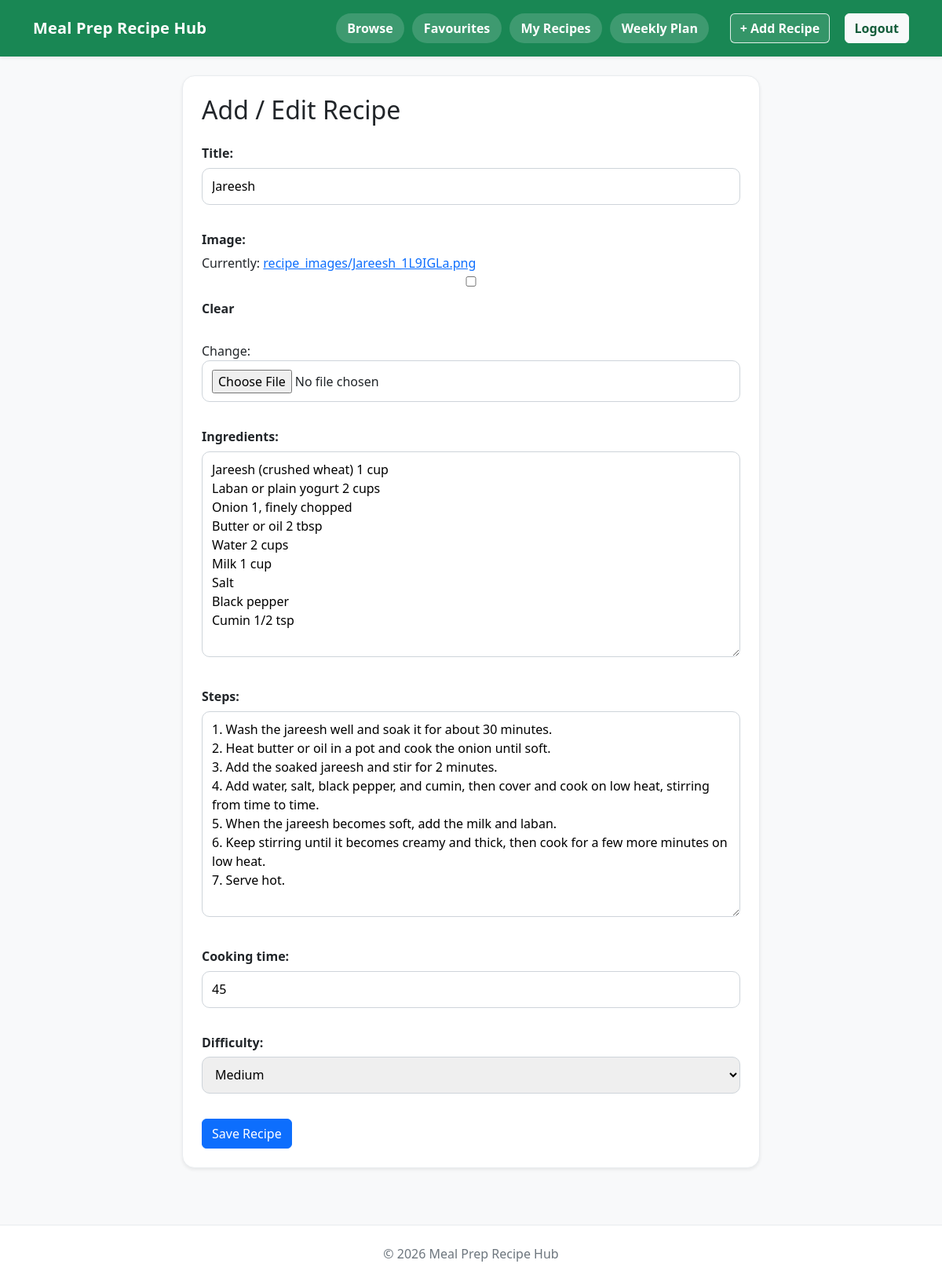
Screenshot of /recipe/7/edit/ (signed in) with the database file from the repository.
### recipes/models.py (models this page shows, shortened)
class Recipe(models.Model):
    title = models.CharField(max_length=200)
    image = models.ImageField(upload_to='recipe_images/', null=True, blank=True)
    ingredients = models.TextField()
    steps = models.TextField()
    cooking_time = models.PositiveIntegerField()
    DIFFICULTY_CHOICES = [
        ("Easy", "Easy"),
        ("Medium", "Medium"),
        ("Hard", "Hard"),
    ]
    difficulty = models.CharField(
        max_length=10,
        choices=DIFFICULTY_CHOICES
    )
    creator = models.ForeignKey(User, on_delete=models.CASCADE)
    view_count = models.PositiveIntegerField(default=0)
    created_at = models.DateTimeField(auto_now_add=True)

### recipes/views.py (the view)
# urls.py: path('recipe/<int:recipe_id>/edit/', views.edit_recipe, name='edit_recipe'),
@login_required
def edit_recipe(request, recipe_id):
    recipe = get_object_or_404(Recipe, id=recipe_id)
    if recipe.creator != request.user:
        return HttpResponseForbidden("you are not allowed to edit this recipe")
    if request.method == 'POST':
        form = RecipeForm(request.POST, request.FILES, instance=recipe)
        if form.is_valid():
            form.save()
            return redirect('recipe_detail', recipe_id=recipe.id)
    else:
        form = RecipeForm(instance=recipe)
    return render(request, 'recipes/recipe_form.html', {
        'form': form,
        'page_title': 'Edit Recipe'
    })

### recipes/forms.py
class RecipeForm(forms.ModelForm):
    class Meta:
        model = Recipe
        fields = ['title', 'image', 'ingredients', 'steps', 'cooking_time', 'difficulty']

### templates/recipes/recipe_form.html (shortened to what this page needs)
{% extends 'base.html' %}
{% block content %}
<div class="row justify-content-center">
    <div class="col-lg-8">
        <div class="form-card shadow-sm">
            <h2 class="mb-4">Add / Edit Recipe</h2>
            <form method="POST" enctype="multipart/form-data">
                {{ form.as_p }}
                <button type="submit" class="btn btn-primary">Save Recipe</button>
            </form>
        </div>
    </div>
</div>
{% endblock %}

### static/css/style.css (style rules this page uses)
body { background-color: #f8f9fa; color: #212529; }
.detail-meta-box, .content-box, .form-card { background-color: #ffffff; border-radius: 16px; padding: 1.5rem; border: 1px solid #e9ecef; }
.form-card input, .form-card textarea, .form-card select { width: 100%; margin-bottom: 1rem; padding: 0.65rem 0.75rem; border: 1px solid #ced4da; border-radius: 10px; }
.form-card label { font-weight: 600; margin-bottom: 0.4rem; display: block; }

### rows the page displays
Recipe: title "Jareesh", ingredients "Jareesh (crushed wheat) 1 cup Laban or plain yogurt 2 cups Onion 1, finely chopped Butter or oil 2 tbsp Water 2 cups Milk 1 cup Salt Black pepper Cumin 1/2 tsp", steps "1. Wash the jareesh well and soak it for about 30 minutes. 2. Heat butter or oil in a pot and cook the onion until soft. 3. Add the soaked jareesh and stir for 2 minutes. 4. Add water, salt, black pepper, and cumin, then cover and cook on low heat, stirring from time to time. 5. When the jareesh becomes soft, add the milk and laban. 6. Keep stirring until it becomes creamy and thick, then cook for a few more minutes on low heat. 7. Serve hot.", cooking_time "45", difficulty "Medium"
